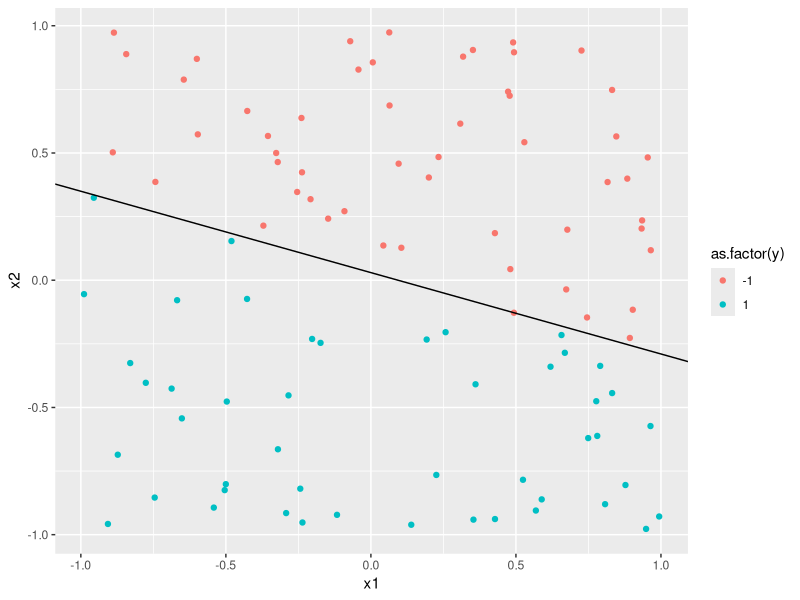

Source code (R):

## Load the library
library(ggplot2)

## Function to generate the data
data.generate = function(n = 100, ext = 1){ 
	# Generate the points.
	x1 = runif(n, -ext, ext)
	x2 = runif(n, -ext, ext)
	
	# Draw a random line in the area.
	point = runif(2, -ext, ext)
	point2 = runif(2, -ext, ext)
	slope = (point2[2] - point[2]) / (point2[1] - point[1])
	intercept = point[2] - slope * point[1]
	
	# Assign the dependent values.
	y = as.numeric(x1 * slope + intercept > x2) * 2 - 1
	
	# Return the values.
	data = data.frame(x1,x2,y)
	return(list(data = data,slope = slope, intercept = intercept))
}	

## Generates the data; passing the parameters with desired numbers can change the points generated as well as the range. (n = 100, ext = 2)
generated = data.generate()

## Plot the data.
qplot(x1,x2,col= as.factor(y), data = generated$data) + geom_abline(intercept = generated$intercept, slope = generated$slope)

## Initializing PLA
independent = as.matrix(cbind(1, generated$data[c(1,2,3)]))
w = c(0,0,0)

## PLA
# col1 = 1
# col2 = x1
# col3 = x2
# col4 = y

PLA<-function(independent1=independent, w1=w){
  boolean<-logical()
  boolean<-rep(F,nrow(independent1))
  count1<-0 
  while(any(boolean==F)& count1<200 ){
    
    selectedvalue<-(which(boolean==F))[1]
    w1[1]=w1[1]+independent1[selectedvalue,4]*independent1[selectedvalue,1]
    w1[2]=w1[2]+independent1[selectedvalue,4]*independent1[selectedvalue,2]
    w1[3]=w1[3]+independent1[selectedvalue,4]*independent1[selectedvalue,3]
    count1<-count1+1
    
    for(i in 1:nrow(independent1)){
      result=w1[1]*independent1[i,1]+w1[2]*independent1[i,2]+w1[3]*independent1[i,3]
      if (result>0){
        score=1
      }
      else
      {score=-1}
      if (score==independent1[i,4]){
        boolean[i]<-T
      }
    }
  }
  return(w1)
}


#____________________

duplicate<-function(time=100){
  allfinal<-vector()
  for (i in 1:time){
  generated <- data.generate()
  independent <- as.matrix(cbind(1, generated$data[c(1,2,3)]))
  w <- c(0,0,0)
  finalcount<-PLA(independent,w)
  allfinal<-c(allfinal,finalcount)
  }
  return (mean(allfinal))
}


